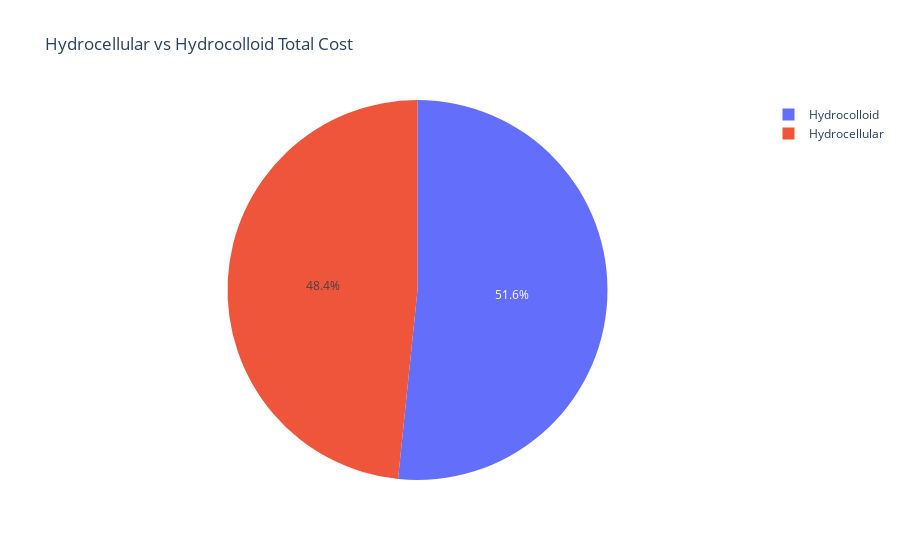

Source (notebook cell):
### Code cell
# Pie chart of the total cost for Hydrocellular and Hydrocolloid
px.pie(cost_df, values='updated total cost', names='Dressing type', title="Hydrocellular vs Hydrocolloid Total Cost")

### Figure 1 — Plotly figure (JSON) as saved in the notebook; plotly's stock layout.template omitted (floating-point values rounded to 4 significant figures; data arrays with more than 128 entries replaced by an {"elided": "..."} marker saying what was removed)
{"data": [{"domain": {"x": [0, 1], "y": [0, 1]}, "hovertemplate": "Dressing type=%{label}<br>updated total cost=%{value}<extra></extra>", "labels": {"elided": "169 str values"}, "legendgroup": "", "name": "", "showlegend": true, "type": "pie", "values": {"elided": "169 float values"}}], "layout": {"autosize": true, "legend": {"tracegroupgap": 0}, "title": {"text": "Hydrocellular vs Hydrocolloid Total Cost"}}}
